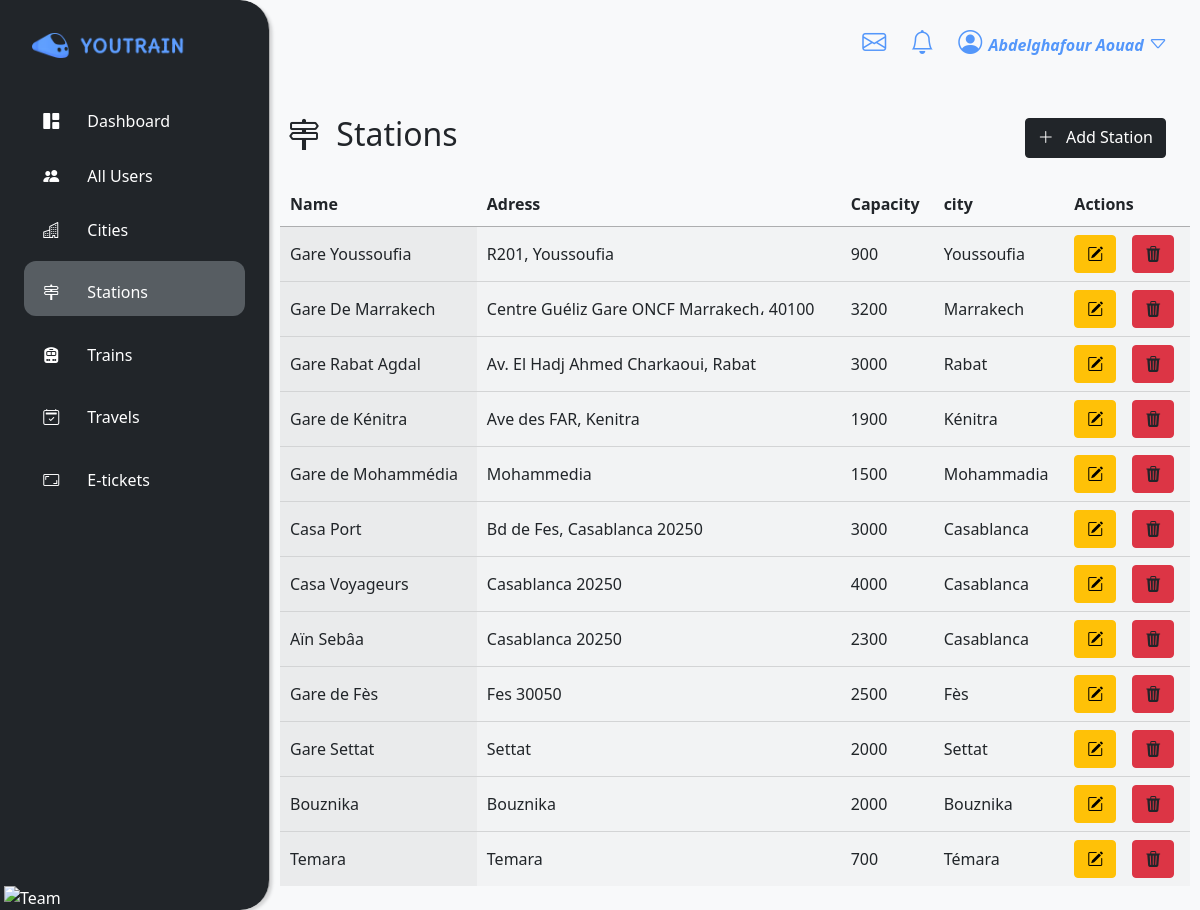
Screenshot of /stations.php (signed in) with the database file from the repository.
### tables this page shows
CREATE TABLE IF NOT EXISTS `stations` (
  `id` int NOT NULL AUTO_INCREMENT,
  `name` varchar(60) NOT NULL,
  `address` text NOT NULL,
  `capacity` int NOT NULL,
  `city_id` int NOT NULL,
  PRIMARY KEY (`id`)
);

CREATE TABLE IF NOT EXISTS `cities` (
  `id` int NOT NULL AUTO_INCREMENT,
  `name` varchar(40) NOT NULL,
  PRIMARY KEY (`id`)
);

### models/connection.php (called while the page is built, shortened)
<?php
class Connection
{
      private $serv = 'localhost';
      private $user = 'root';
      private $pass = '';
      private $bd = 'youtrain';
      private function pdoConnection()
      {
            $con = new PDO('mysql:host=' . $this->serv . ';dbname=' . $this->bd, $this->user, $this->pass);
            $con->setAttribute(PDO::ATTR_DEFAULT_FETCH_MODE, PDO::FETCH_ASSOC);
            try {
                  return $con;
            } catch (PDOException $e) {
                  echo 'Database Error: ' . $e->getMessage();
            }
      }
      public function connect()
      {
            return $this->pdoConnection();
      }
}

### models/station.php (called while the page is built, shortened)
<?php
require_once 'connection.php';
class Station extends Connection
{
    public function allStations()
    {
        $sql = "SELECT stations.*,
                cities.name as city
                from stations
                inner join cities on cities.id=stations.city_id";
        $stmt = $this->connect()->prepare($sql);
        $stmt->execute();
        $result = $stmt->fetchAll();
        return $result;
    }
}

### views/allStations.php (shortened to what this page needs)
<?php
include_once './models/station.php';
$all_stations = new Station();
$stations = $all_stations->allStations();
?>
<table id="data-table" class="display dataTable" style="width: 100%" aria-describedby="example_info">
    <thead>
        <tr>
            <th>Name</th>
            <th>Adress</th>
            <th>Capacity</th>
            <th>city</th>
            <th>Actions</th>
        </tr>
    </thead>
    <tbody>
        <?php
            foreach ($stations as $station) {
        ?>
            <tr class="odd" id = "<?= $station['id'];?>"  station = "<?= $station['name']; ?>"  address = "<?=$station['address'];?>"
            capacity = "<?= $station['capacity'];?>" city = "<?= $station['city_id'];?>">
                <td class="sorting_1"><?= $station['name'];?></td>
                <td class=""><?= $station['address'];?></td>
                <td class=""><?= $station['capacity'];?></td>
                <td class=""><?= $station['city'];?></td>
                <td>
                    <div class="d-flex fs-3">
                        <a href="#modal-city" data-bs-toggle="modal" class="btn btn-warning me-3" onclick="editStation(<?= $station['id']; ?>)"><i class="bi bi-pencil-square users-icon"></i></a>
                        <a href="controllers/stationController.php?id=<?= $station['id'] ?>" class="btn btn-danger text-dark"><i class="bi bi-trash3-fill users-icon"></i></a>
                    </div>
                </td>
            </tr>
        <?php
            }
        ?>
    </tbody>
</table>

### assets/css/style.css (style rules this page uses)
* { margin: 0; padding: 0; box-sizing: border-box; }
body { overflow-x: hidden; }
body { background-color: #dadde6 }
a { text-decoration: none !important; }

### rows the page displays
stations: name "Gare Youssoufia", address "R201, Youssoufia", capacity "900", city.name "Youssoufia"
stations: name "Gare De Marrakech", address "Centre Guéliz Gare ONCF Marrakech، 40100", capacity "3200", city.name "Marrakech"
stations: name "Gare Rabat Agdal", address "Av. El Hadj Ahmed Charkaoui, Rabat", capacity "3000", city.name "Rabat"
stations: name "Gare de Kénitra", address "Ave des FAR, Kenitra", capacity "1900", city.name "Kénitra"
stations: name "Gare de Mohammédia", address "Mohammedia", capacity "1500", city.name "Mohammadia"
stations: name "Casa Port", address "Bd de Fes, Casablanca 20250", capacity "3000", city.name "Casablanca"
stations: name "Casa Voyageurs", address "Casablanca 20250", capacity "4000", city.name "Casablanca"
stations: name "Aïn Sebâa", address "Casablanca 20250", capacity "2300", city.name "Casablanca"
stations: name "Gare de Fès", address "Fes 30050", capacity "2500", city.name "Fès"
stations: name "Gare Settat", address "Settat", capacity "2000", city.name "Settat"
stations: name "Bouznika", address "Bouznika", capacity "2000", city.name "Bouznika"
stations: name "Temara", address "Temara", capacity "700", city.name "Témara"

### other values shown
$_SESSION['first_name'] "Abdelghafour"
$_SESSION['last_name'] "Aouad"
